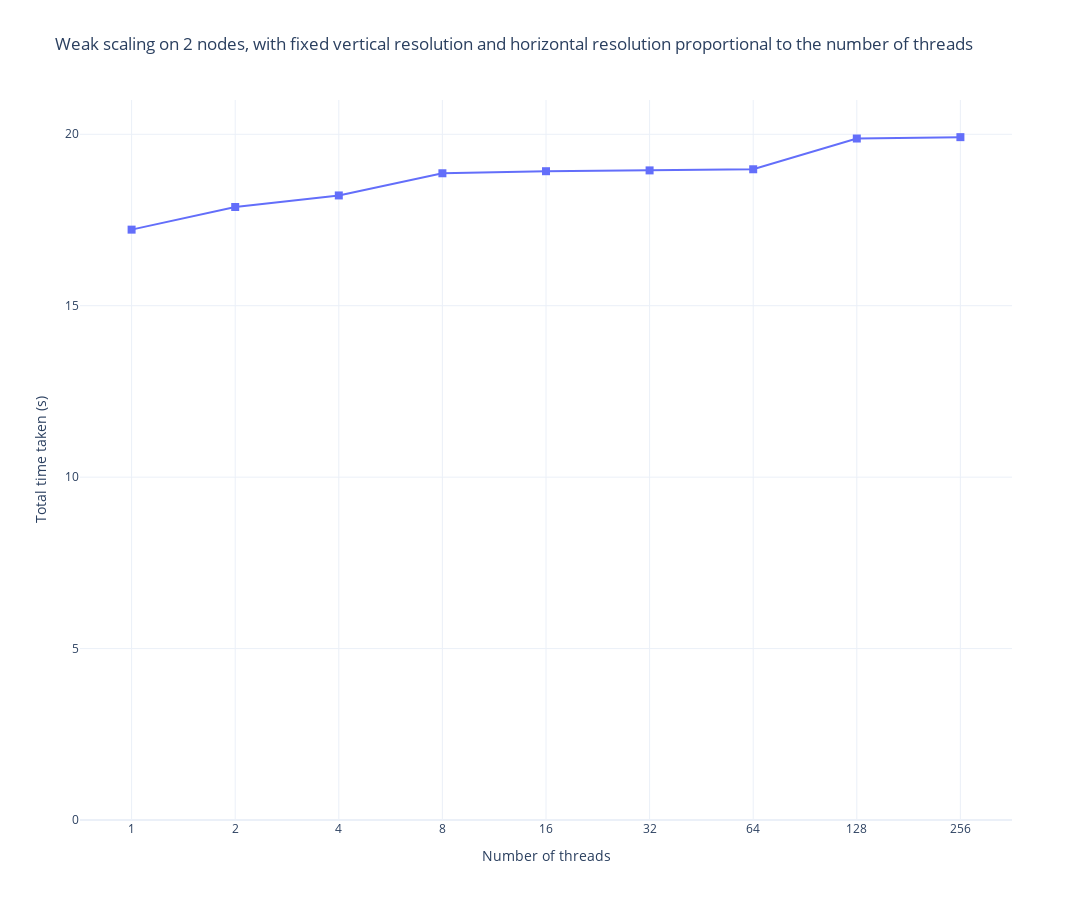

The code cell stored with this chart in its notebook:
### Code cell
weak_scaling = pd.DataFrame(parse_data(path+'/weak_scaling.out'), columns=['Threads', 'Time'])

fig = go.Figure()
fig.add_trace(go.Scatter(x=weak_scaling["Threads"], y=weak_scaling["Time"],
                         mode='lines+markers', name='Weak scaling on 2 nodes',
                         marker=dict(symbol='square', size=8), line=dict(dash='solid')))

# Configuring the axes and layout
fig.update_layout(
    xaxis_title="Number of threads",
    yaxis_title="Total time taken (s)",
    title='Weak scaling on 2 nodes, with fixed vertical resolution and horizontal resolution proportional to the number of threads',
    legend_title="Legend",
    template='plotly_white',
    xaxis=dict(type='log', tickmode='array', tickvals=[0, 1, 2, 4, 8, 16, 32, 64, 128, 256]),
    yaxis=dict(type='linear', tickmode='array', tickvals=[0, 5, 10, 15, 20], range=[0, 21]),
    legend=dict(y=1, x=1),
    grid=dict(rows=1, columns=1),
    height=900,
    width=1504
)

fig.show()

### Figure 1 — Plotly figure (JSON) as saved in the notebook; plotly's stock layout.template omitted (floating-point values rounded to 4 significant figures)
{"data": [{"line": {"dash": "solid"}, "marker": {"size": 8, "symbol": "square"}, "mode": "lines+markers", "name": "Weak scaling on 2 nodes", "type": "scatter", "x": [256, 128, 64, 32, 16, 8, 4, 2, 1], "y": [19.92, 19.88, 18.98, 18.95, 18.92, 18.86, 18.22, 17.88, 17.22]}], "layout": {"grid": {"columns": 1, "rows": 1}, "height": 900, "legend": {"title": {"text": "Legend"}, "x": 1, "y": 1}, "title": {"text": "Weak scaling on 2 nodes, with fixed vertical resolution and horizontal resolution proportional to the number of threads"}, "width": 1504, "xaxis": {"tickmode": "array", "tickvals": [0, 1, 2, 4, 8, 16, 32, 64, 128, 256], "title": {"text": "Number of threads"}, "type": "log"}, "yaxis": {"range": [0, 21], "tickmode": "array", "tickvals": [0, 5, 10, 15, 20], "title": {"text": "Total time taken (s)"}, "type": "linear"}}}
